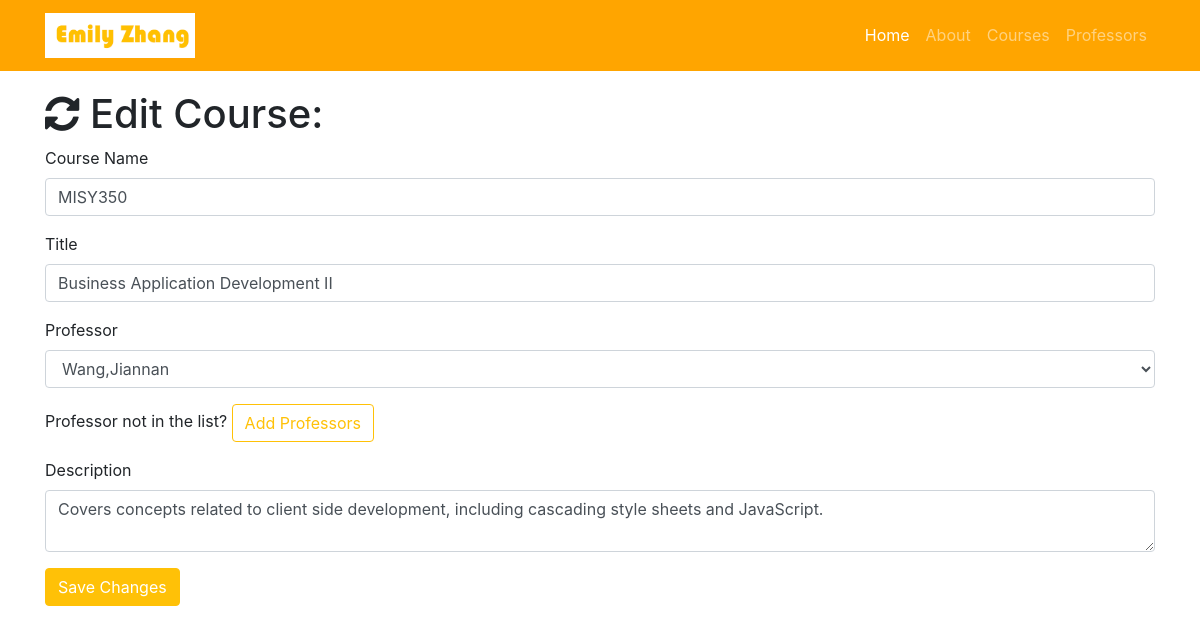
The app's page /course/edit/1, older data.
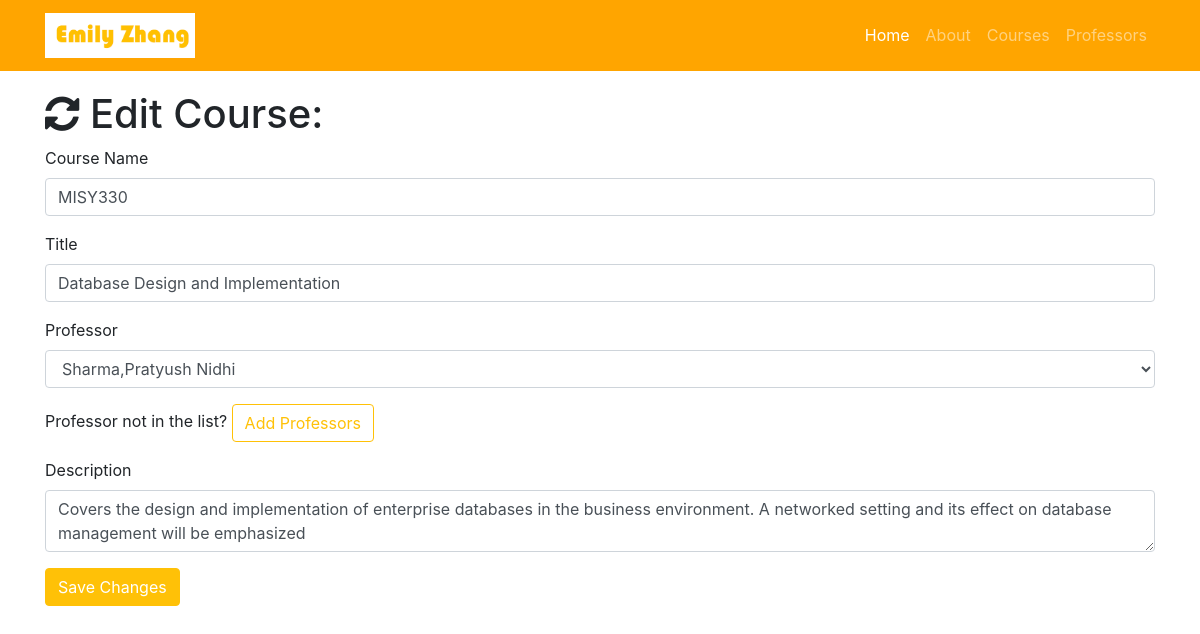
The same page, newer data.
### resume.py (models this page shows)
class Course(db.Model):
    __tablename__ = 'courses'
    id = db.Column(db.Integer, primary_key=True)
    number = db.Column(db.String(60))
    title = db.Column(db.String(256))
    description = db.Column(db.Text)
    professor_id = db.Column(db.Integer, db.ForeignKey('professors.id'))

### resume.py (the view, shortened to what this page needs)
@app.route('/course/edit/<int:id>', methods=['GET', 'POST'])
def edit_course(id):
    course = Course.query.filter_by(id=id).first()
    professors = Professor.query.all()
    if request.method == 'GET':
        return render_template('course-edit.html', course=course, professors=professors)

### templates/course-edit.html (shortened to what this page needs)
{% extends "resume-base.html"%}
{% block page_content%}
  <div class="container">
    <h1><i class="fa fa-refresh" aria-hidden="true"></i> Edit Course:</h1>
    <form action="/course/edit/{{course.id}}" method="post">
      <div class="form-group">
        <label>Course Name</label>
        <input class="form-control" type="text" name="number" value="{{course.number}}" required="true">
      </div>
      <div class="form-group">
        <label>Title</label>
        <input class="form-control" type="text" name="title" value="{{course.title}}" required="true">
      </div>
      <div class="form-group">
        <label>Professor</label>
        <select class="form-control" name="professor">
          {% for professor in professors %}
            {% if professor == course.professor %}
              <option selected="selected">{{professor.name}}</option>
            {% else %}
              <option>{{professor.name}}</option>
            {% endif %}
          {% endfor %}
        </select>
      </div>
      <div class="form-group">
        Professor not in the list? <a href="/professor/add" class="btn btn-outline-warning" role="button" aria-disabled="true">Add Professors</a>
      </div>
      <div class="form-group">
        <label>Description</label>
        <textarea class="form-control" name="description" required="true">{{course.description}}</textarea>
      </div>
      <button type="submit" class="btn btn-warning" style="color:white;">Save Changes</button>
    </form>
  </div>
{% endblock%}

Row changes from the older to the newer data that the page shows:
changed Course: number "MISY350" → "MISY330"; title "Business Application Development II" → "Database Design and Implementation"; description "Covers concepts related to client side development, including cascading style sheets and JavaScript." → "Covers the design and implementation of enterprise databases in the business environment. A networked setting and its effect on database management will be emphasized"
Text that changed along with them:
form field professor: "Wang,Jiannan" → "Sharma,Pratyush Nidhi"
